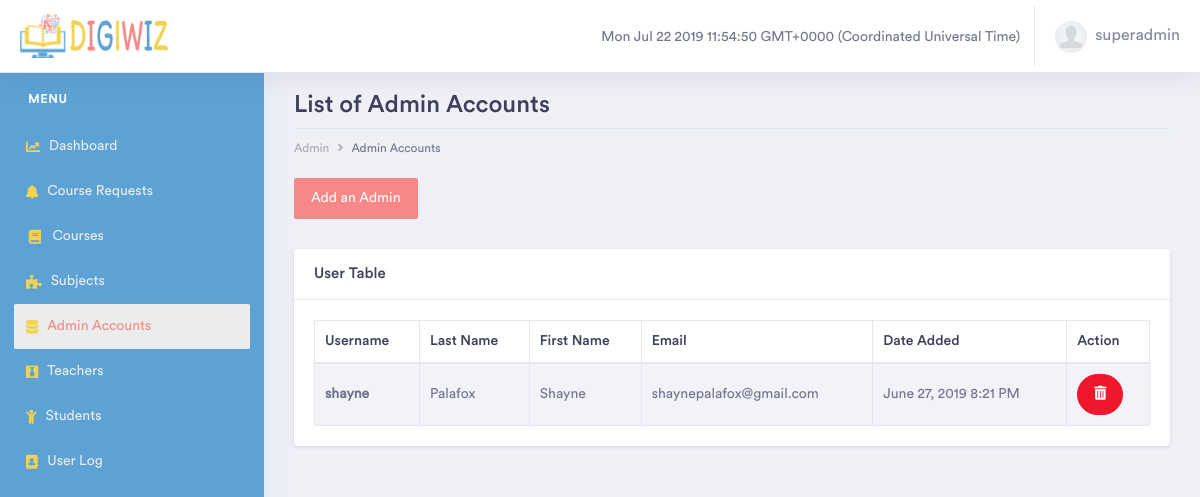
Page /staff/admin-accounts/ (signed in) on the committed database.
### classroom/models.py (models this page shows, shortened)
class User(AbstractUser):
    email = models.EmailField(unique=True)
    is_student = models.BooleanField(default=False)
    is_teacher = models.BooleanField(default=False)

### classroom/views/staff.py (the view)
# urls.py: path('admin-accounts/', staff.AdminListView.as_view(), name='admin_list'),
@method_decorator([login_required, superuser_required], name='dispatch')
class AdminListView(ListView):
    model = User
    context_object_name = 'admins'
    extra_context = {
        'title': 'Admin Accounts',
        'sidebar': 'admin_list'
    }
    template_name = 'classroom/staff/admin_list.html'
    paginate_by = 15
    def get_context_data(self, **kwargs):
        kwargs['course_request_count'] = Course.objects.values_list('id', flat=True).filter(status='pending').count()
        return super().get_context_data(**kwargs)
    def get_queryset(self):
        return User.objects.filter(is_staff=True, is_active=True) \
            .exclude(is_superuser=True) \
            .order_by('username')

### classroom/templates/classroom/staff/admin_list.html (shortened to what this page needs)
{% extends 'staff_base.html' %}
{% block content %}
    <div class="row">
        <div class="col-xl-12 col-lg-12 col-md-12 col-sm-12 col-12">
            <div class="page-header">
                <h2 class="pageheader-title">List of Admin Accounts</h2>
                <div class="page-breadcrumb">
                    <nav aria-label="breadcrumb">
                        <ol class="breadcrumb">
                            <li class="breadcrumb-item"><a href="{% url 'staff:dashboard' %}" class="breadcrumb-link">Admin</a></li>
                            <li class="breadcrumb-item active" aria-current="page">Admin Accounts</li>
                        </ol>
                    </nav>
                </div>
                <br>
                <a href="{% url 'staff:admin_add' %}" class="btn btn-primary" role="button">Add an Admin</a>
            </div>
        </div>
    </div>
    <div class="row">
        <div class="col-xl-12 col-lg-12 col-md-12 col-sm-12 col-12">
            <div class="card">
                <h5 class="card-header">User Table</h5>
                <div class="card-body">
                    {% if admins %}
                        <div class="table-responsive">
                            <table class="table table-striped table-bordered first">
                                <thead>
                                <tr>
                                    <th>Username</th>
                                    <th>Last Name</th>
                                    <th>First Name</th>
                                    <th>Email</th>
                                    <th>Date Added</th>
                                    <th>Action</th>
                                </tr>
                                </thead>
                                <tbody>
                                {% for admin in admins %}
                                    <tr>
                                        <td><b>{{ admin.username }}</b></td>
                                        <td>{{ admin.last_name }}</td>
                                        <td>{{ admin.first_name }}</td>
                                        <td>{{ admin.email }}</td>
                                        <td>{{ admin.date_joined|date:"F j, Y g:i A" }}</td>
                                        <td>
                                            <a href="#" class="btn btn-rounded btn-danger delete" title="Delete" data-id="{{ admin.pk }}"><i class="fas fa-trash-alt"></i></a>
                                        </td>
                                    </tr>
                                {% endfor %}
                                </tbody>
                            </table>
                        </div>
                    {% else %}
                        <center>
                            <i>There are no admin records found in the database.</i>
                        </center>
                    {% endif %}
                </div>
            </div>
        </div>
    </div>
    <div class="row">
        <div class="col-md-12">
        </div>
    </div>
{% endblock %}

### templates/staff_base.html (shortened to what this page needs)
{% load static %}<!DOCTYPE html>
<html lang="en">
<head>
    <link rel="stylesheet" href="{% static 'staff/assets/vendor/bootstrap/css/bootstrap.min.css' %}">
    <link rel="stylesheet" href="{% static 'staff/assets/vendor/fonts/circular-std/style.css' %}">
    <link rel="stylesheet" href="{% static 'staff/assets/libs/css/style.css' %}">
    <link rel="stylesheet" href="{% static 'staff/assets/vendor/fonts/fontawesome/css/fontawesome-all.css' %}">
    <link rel="stylesheet" href="{% static 'staff/assets/vendor/charts/chartist-bundle/chartist.css' %}">
    <link rel="stylesheet" href="{% static 'staff/assets/vendor/charts/morris-bundle/morris.css' %}">
    <link rel="stylesheet" href="{% static 'staff/assets/vendor/fonts/material-design-iconic-font/css/materialdesignicons.min.css' %}">
    <link rel="stylesheet" href="{% static 'staff/assets/vendor/charts/c3charts/c3.css' %}">
    <link rel="stylesheet" href="{% static 'staff/assets/vendor/fonts/flag-icon-css/flag-icon.min.css' %}">
    </head>
<body>
    <div class="dashboard-main-wrapper">
        <div class="dashboard-header">
            <nav class="navbar navbar-expand-lg bg-white fixed-top">
                <a class="navbar-brand" href="#">
                    <img src="{% static 'images/digiwiz.png' %}" alt="logo" height="50">
                </a>
                <div class="collapse navbar-collapse " id="navbarSupportedContent">
                    <ul class="navbar-nav ml-auto navbar-right-top">
                        <li class="nav-item">
                            <br>
                            <span id="time"></span>&nbsp;&nbsp;&nbsp;&nbsp;
                        </li>
                        <li class="nav-item dropdown nav-user">
                            <a class="nav-link nav-user-img" href="#" id="navbarDropdownMenuLink2" data-toggle="dropdown" aria-haspopup="true" aria-expanded="false">
                                <img src="{% static 'staff/assets/images/default-user_thumb.png' %}" alt="default-user" class="user-avatar-md rounded-circle">&nbsp;
                                {{ user.username }}
                            </a>
                        </li>
                    </ul>
                </div>
            </nav>
        </div>
        <div class="nav-left-sidebar sidebar-dark" >
            <div class="menu-list">
                <nav class="navbar navbar-expand-lg navbar-light">
                    <div class="collapse navbar-collapse" id="navbarNav">
                        <ul class="navbar-nav flex-column">
                            <li class="nav-divider">
                                Menu
                            </li>
                            <li class="nav-item ">
                                <a class="nav-link {% if sidebar == 'dashboard' %}active{% endif %}" href="{% url 'staff:dashboard' %}">
                                    <i class="fas fa-chart-line"></i>Dashboard
                                </a>
                            </li>
                            <li class="nav-item">
                                <a class="nav-link {% if sidebar == 'course_requests' %}active{% endif %}" href="{% url 'staff:course_requests' %}">
                                    <i class="fas fa-bell"></i>Course Requests
                                </a>
                            </li>
                            <li class="nav-item">
                                <a class="nav-link {% if sidebar == 'course_list' %}active{% endif %}" href="{% url 'staff:course_list' %}">
                                    <i class="fas fa-fw fa-book"></i>Courses
                                </a>
                            </li>
                            {% if user.is_superuser %}
                                <li class="nav-item">
                                    <a class="nav-link {% if sidebar == 'subject_list' %}active{% endif %}" href="{% url 'staff:subject_list' %}">
                                        <i class="fas fa-puzzle-piece"></i>Subjects
                                    </a>
                                </li>
                            {% endif %}
                            {% if user.is_superuser %}
                                <li class="nav-item ">
                                    <a class="nav-link {% if sidebar == 'admin_list' %}active{% endif %}" href="{% url 'staff:admin_list' %}">
                                        <i class="fas fa-database"></i>Admin Accounts
                                    </a>
                                </li>
                            {% endif %}
                            <li class="nav-item">
                                <a class="nav-link {% if sidebar == 'teacher_list' %}active{% endif %}" href="{% url 'staff:teacher_list' %}">
                                    <i class="fab fa-black-tie"></i>Teachers
                                </a>
                            </li>
                            <li class="nav-item">
                                <a class="nav-link {% if sidebar == 'student_list' %}active{% endif %}" href="{% url 'staff:student_list' %}">
                                    <i class="fas fa-child"></i>Students
                                </a>
                            </li>
                            <li class="nav-item">
                                <a class="nav-link {% if sidebar == 'user_log' %}active{% endif %}" href="{% url 'staff:user_log_list' %}">
                                    <i class="fas fa-address-book"></i>User Log
                                </a>
                            </li>
                        </ul>
                    </div>
                </nav>
            </div>
        </div>
        <div class="dashboard-wrapper">
            <div class="container-fluid dashboard-content">
                {% block content %}
                {% endblock %}
            </div>
        </div>
    </div>
</body>
</html>

### rows in the picture
User: username "superadmin"
User: username "shayne", last_name "Palafox", first_name "Shayne", email "shaynepalafox@gmail.com", date_joined "June 27, 2019 8:21 PM"
